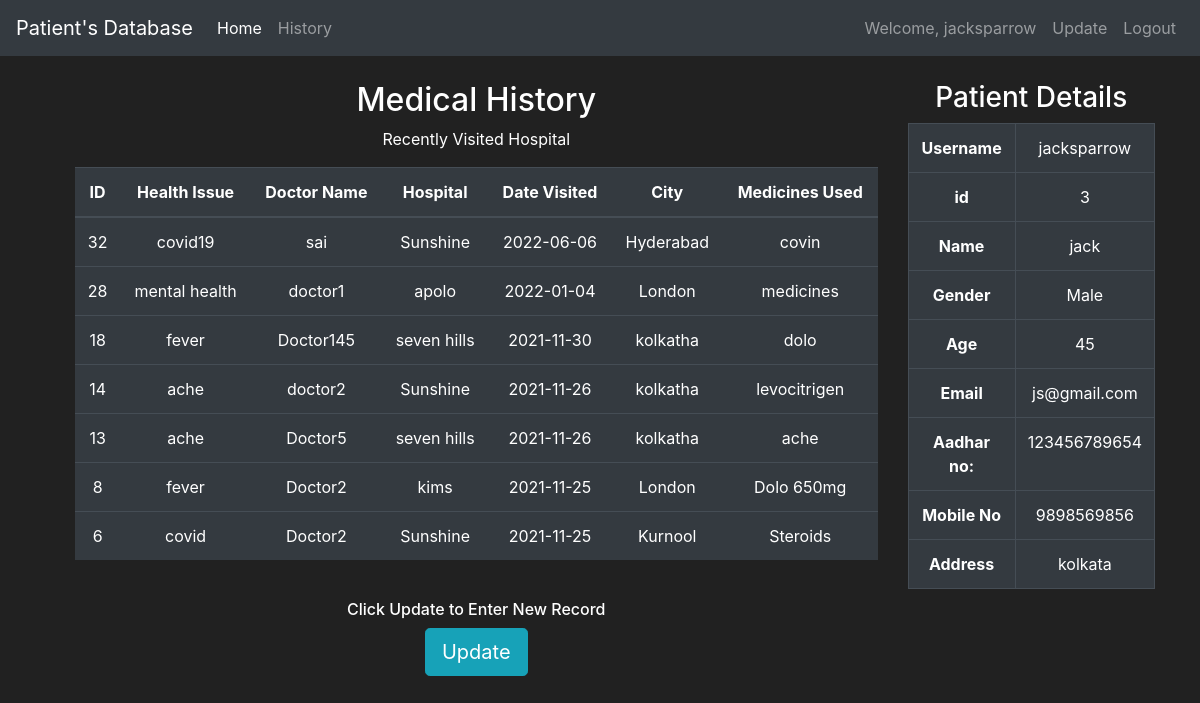
The page /history (signed in) on the database its author committed.
### history/models.py (models this page shows, shortened)
class User(db.Model, UserMixin):
    id = db.Column(db.Integer(), primary_key=True)
    username = db.Column(db.String(length=30), nullable=False, unique=True)
    email_address = db.Column(db.String(length=50), nullable=False, unique=True)
    password_hash = db.Column(db.String(length=60), nullable=False)
    name = db.Column(db.String(length=30), nullable=False)
    age = db.Column(db.Integer(), nullable=False)
    gender = db.Column(db.String(length=10),nullable=False)
    aadhar_no = db.Column(db.Integer(),nullable=False)
    mobileno =db.Column(db.Integer(), nullable=False)
    address = db.Column(db.String(length=100), nullable=False)
    items = db.relationship('Item', backref='owned_user', lazy=True)
    @property
    def password(self):
        return self.password

class Item(db.Model):
    id = db.Column(db.Integer(), primary_key=True)
    hospital_name = db.Column(db.String(length=30), nullable=False)
    doctor_name = db.Column(db.String(length=30), nullable=False)
    cause = db.Column(db.String(length=30), nullable=False)
    date_visited = db.Column(db.String(length=15), nullable=False, default = date.today())
    city = db.Column(db.String(length=30), nullable=False)
    medicines = db.Column(db.String(length=30), nullable=False)
    remarks  = db.Column(db.String(length=50))
    owner = db.Column(db.Integer(), db.ForeignKey('user.id'), nullable = False)

### history/routes.py (the view)
@app.route('/history')
@login_required
def view_page():
    items = Item.query.filter_by(owner=current_user.id).order_by(Item.id.desc())
    noofrecords=len(list(items))
    return render_template('view.html', items=items, j=noofrecords, user=current_user)

### history/models.py (called while the page is built)
@login_manager.user_loader
def load_user(user_id):
    return User.query.get(int(user_id))

### history/templates/view.html (shortened to what this page needs)
{% extends 'base.html' %}
{% block content %}
<body class="text-center">
    <div style="margin-left: 75px; margin-top:25px;margin-right:50px; width:90%; height: 100%;" class="position-relative p-10 p-md-10 m-md-10 text-center">
        <div class='row'>
            <div class="col-9">
                <h2>Medical History</h2>
            <p>Recently Visited Hospital</p>
    {% if j!=0 %}
      <table class="table table-hover table-dark ">
        <thead class="thead-dark">
            <tr>
                <th scope="col">ID</th>
                <th scope="col">Health Issue</th>
                <th scope="col">Doctor Name</th>
                <th scope="col">Hospital</th>
                <th scope="col">Date Visited</th>
                <th scope="col">City</th>
                <th scope="col">Medicines Used</th>
            </tr>
        </thead>
        <tbody>
            {% for item in items %}
                <tr>
                    <td>{{ item.id }}</td>
                    <td>{{ item.cause }}</td>
                    <td>{{ item.doctor_name }}</td>
                    <td>{{ item.hospital_name }}</td>
                    <td>{{ item.date_visited }}</td>
                    <td>{{ item.city }}</td>
                    <td>{{ item.medicines }}</td>
                </tr>
            {% endfor %}
        </tbody>
    </table>
   {% else %}
       <h3>No Records to display</h3>
    {% endif %}
    <br>
            <div class="checkbox mb-3">
               <h6>Click Update to Enter New Record</h6>
               <a class="btn btn-lg btn-info" href="{{ url_for('update_page') }}">Update</a>
            </div>
        </div>
        <div class='col-3 d-none d-lg-block'>
            <h3>Patient Details</h3>
            <table class="table table-hover  table-dark table-bordered">
                <tr>
                  <th>Username</th>
                  <td>{{user.username}}</td>
                </tr>
                <tr>
                  <th>id</th>
                  <td>{{user.id}}</td>
                </tr>
                <tr>
                  <th>Name </th>
                  <td>{{user.name}}</td>
                </tr>
                <tr>
                    <th>Gender</th>
                    <td>{{user.gender}}</td>
                </tr>
                <tr>
                    <th>Age</th>
                    <td>{{user.age}}</td>
                </tr>
                <tr>
                  <th>Email</th>
                  <td>{{user.email_address}}</td>
                </tr>
                <tr>
                  <th>Aadhar no:</th>
                  <td>{{user.aadhar_no}}</td>
                </tr>
                <tr>
                  <th>Mobile No</th>
                  <td>{{user.mobileno}}</td>
                </tr>
                <tr>
                  <th>Address</th>
                  <td>{{user.address}}</td>
                </tr>
              </table>
        </div>
    </div>
</body>
{% endblock %}

### history/templates/base.html (shortened to what this page needs)
<!doctype html>
<html lang="en">
   <head>
      <link rel="stylesheet" href="https://cdn.jsdelivr.net/npm/bootstrap@4.5.3/dist/css/bootstrap.min.css">
   </head>
   <body>
    <nav class="navbar navbar-expand-md navbar-dark bg-dark">
      <a class="navbar-brand" href="#">Patient's Database</a>
      <div class="collapse navbar-collapse" id="navbarNav">
        <ul class="navbar-nav mr-auto">
            <li class="nav-item active">
                <a class="nav-link" href="{{ url_for('home_page') }}">Home <span class="sr-only">(current)</span></a>
            </li>
            <li class="nav-item">
                <a class="nav-link" href="{{ url_for('view_page') }}">History</a>
            </li>
        </ul>
          {% if current_user.is_authenticated %}
            <ul class="navbar-nav">
                <li class="nav-item">
                    <a class="nav-link">Welcome, {{ current_user.username }}</a>
                </li>
                <li class="nav-item">
                    <a class="nav-link" href="{{ url_for('update_page') }}">Update</a>
                </li>
                <li class="nav-item">
                    <a class="nav-link" href="{{ url_for('logout_page') }}">Logout</a>
                </li>
            </ul>
          {% endif %}
      </div>
    </nav>
      {% block content %}
      {% endblock %}
    </body>
</html>

### history/templates/base.html (style rules this page uses)
body { background-color: #212121; color: white }

### rows shown on the page
User: username "jacksparrow", id "3", name "jack", gender "Male", age "45", email_address "js@gmail.com", aadhar_no "123456789654", mobileno "9898569856", address "kolkata"
Item: id "32", cause "covid19", doctor_name "sai", hospital_name "Sunshine", date_visited "2022-06-06", city "Hyderabad", medicines "covin"
Item: id "28", cause "mental health", doctor_name "doctor1", hospital_name "apolo", date_visited "2022-01-04", city "London", medicines "medicines"
Item: id "18", cause "fever", doctor_name "Doctor145", hospital_name "seven hills", date_visited "2021-11-30", city "kolkatha", medicines "dolo"
Item: id "14", cause "ache", doctor_name "doctor2", hospital_name "Sunshine", date_visited "2021-11-26", city "kolkatha", medicines "levocitrigen"
Item: id "13", cause "ache", doctor_name "Doctor5", hospital_name "seven hills", date_visited "2021-11-26", city "kolkatha", medicines "ache"
Item: id "8", cause "fever", doctor_name "Doctor2", hospital_name "kims", date_visited "2021-11-25", city "London", medicines "Dolo 650mg"
Item: id "6", cause "covid", doctor_name "Doctor2", hospital_name "Sunshine", date_visited "2021-11-25", city "Kurnool", medicines "Steroids"
